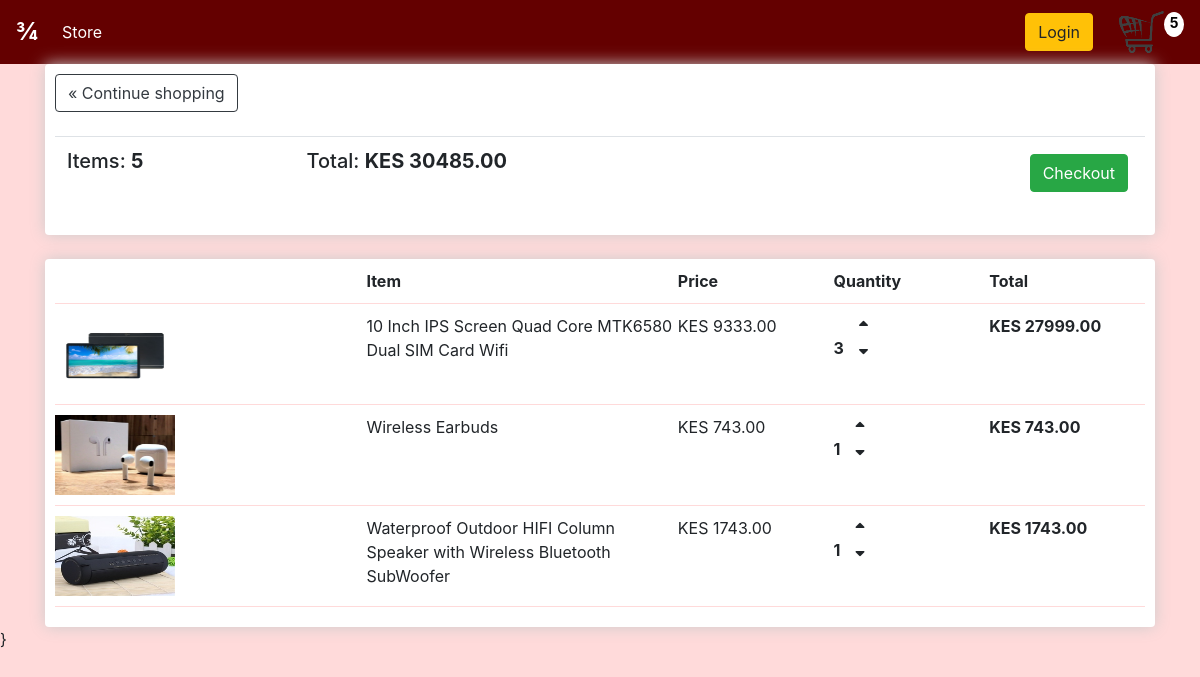
The app's page /cart/ (signed in) with its own data.
### store/models.py (models this page shows, shortened)
class Order(models.Model):
    customer = models.ForeignKey(
        Customer, on_delete=models.SET_NULL, null=True)
    date_ordered = models.DateTimeField(auto_now_add=True)
    complete = models.BooleanField(default=False, blank=False)
    transaction_id = models.CharField(max_length=200)
    @ property
    def get_cart_total(self):
        orderitems = self.orderitem_set.all()
        total = sum([item.get_total for item in orderitems])
        return total
    @ property
    def get_cart_items(self):
        orderitems = self.orderitem_set.all()
        total = sum([item.quantity for item in orderitems])
        return total

class OrderItem(models.Model):
    product = models.ForeignKey(
        Product, on_delete=models.SET_NULL, null=True, blank=True)
    order = models.ForeignKey(
        Order, on_delete=models.SET_NULL, null=True, blank=True)
    quantity = models.IntegerField(default=0, null=True, blank=True)
    date_added = models.DateTimeField(auto_now_add=True)
    @ property
    def get_total(self):
        total = self.product.price * self.quantity
        return total

class Product(models.Model):
    name = models.CharField(max_length=200, null=True)
    price = models.DecimalField(max_digits=7, decimal_places=2)
    digital = models.BooleanField(default=False, null=True, blank=False)
    image = models.ImageField(null=True, blank=True)
    @ property
    def image_url(self):
        try:
            url = self.image.url
        except:
            url = ''
        return url

### store/views.py (the view)
# urls.py: path('cart/', views.cart, name='cart'),
def cart(request):
    data = cookie_cart2(request)
    cartItems = data['cartItems']
    items = data['items']
    order = data['order']
    context = {
        'items': items,
        'order': order,
        'cartItems': cartItems
    }
    return render(request, 'store/cart.html', context)

### store/utils.py (called while the page is built)
def cookie_cart2(request):
    if request.user.is_authenticated:
        customer = request.user.customer
        order, created = Order.objects.get_or_create(
            customer=customer, complete=False)
        items = order.orderitem_set.all()
        cartItems = order.get_cart_items
    else:
        cookie_data = cookie_cart(request)
        cartItems = cookie_data['cartItems']
        items = cookie_data['items']
        order = cookie_data['order']
    return {'cartItems': cartItems, 'order': order, 'items': items}

### store/templates/store/cart.html
{% extends 'store/base.html' %}
{% load static %}
{% block content %}
    <div class="row">
        <div class="col-lg-12">
            <div class="box-element">
                <a href="{% url 'store' %}" class="btn btn-outline-dark"> &#171; Continue shopping</a>
                <br>
                <br>
                <table class="table">
                    <tr>
                        <th><h5>Items: <strong>{{ order.get_cart_items }}</strong></h5></th>
                        <th><h5>Total: <strong>KES {{ order.get_cart_total}}</strong></h5></th>
                        <th>
                            <a href="{% url 'checkout' %}" class="btn btn-success" style="float: right; margin: 5px;">Checkout</a>
                        </th>
                    </tr>
                </table>
            </div>
            <br>
            <div class="box-element">
                <div class="cart-row">
                    <div style="flex: 2"></div>
                    <div style="flex: 2"><strong>Item</strong></div>
                    <div style="flex: 1"><strong>Price</strong></div>
                    <div style="flex: 1"><strong>Quantity</strong></div>
                    <div style="flex: 1"><strong>Total</strong></div>
                </div>
                {% for item in items %}
                <div class="cart-row">
                    <div style="flex: 2"><img style="width: 120px; height: 80px;" src="{{ item.product.image_url }}" alt=""></div>
                    <div style="flex: 2">{{item.product.name}}</div>
                    <div style="flex: 1">KES {{item.product.price}}</div>
                    <div style="flex: 1">
                        <p class="quantity">{{ item.quantity }}</p>
                        <div class="quantity">
                            <i data-product={{item.product.id}} data-action="add" class="fas fa-sort-up  chg-quantity update-cart"></i>
                            <i data-product={{item.product.id}} data-action="remove                                                                                                                                                                             " class="fas fa-sort-down  chg-quantity update-cart"></i>
                        </div>
                    </div>
                    <div style="flex: 1" class="font-weight-bold">KES {{ item.get_total }}</div>
                </div>
                {% endfor %}
            </div>
        </div>
    </div>
{% endblock content %}

### static/css/style.css (style rules this page uses)
:root { --primary-color:#ffdada; }
body { background: var(--primary-color); }
.box-element { box-shadow: hsl(0, 0%, 80%)0 0 16px; background-color: #fff; border-radius: 4px; padding: 10px; }
.cart-row { display: flex; align-items: flex-stretch; padding-bottom: 10px; margin-bottom: 10px; border-bottom: 1px solid var(--primary-color); }
.quantity { display: inline-block; font-weight: 700; padding-right: 10px; }
.chg-quantity { width: 12px; cursor: pointer; display: block; margin-top: 5px; transition: 1s; }

### records on screen
Order: get_cart_items "5", get_cart_total "30485.00"
OrderItem: product.image_url (picture), product.name "10 Inch IPS Screen Quad Core MTK6580 Dual SIM Card Wifi", product.price "9333.00", quantity "3", get_total "27999.00"
OrderItem: product.image_url (picture), product.name "Wireless Earbuds", product.price "743.00", quantity "1", get_total "743.00"
OrderItem: product.image_url (picture), product.name "Waterproof Outdoor HIFI Column Speaker with Wireless Bluetooth SubWoofer", product.price "1743.00", quantity "1", get_total "1743.00"

### other values on screen
{{ cartItems }} "5"
